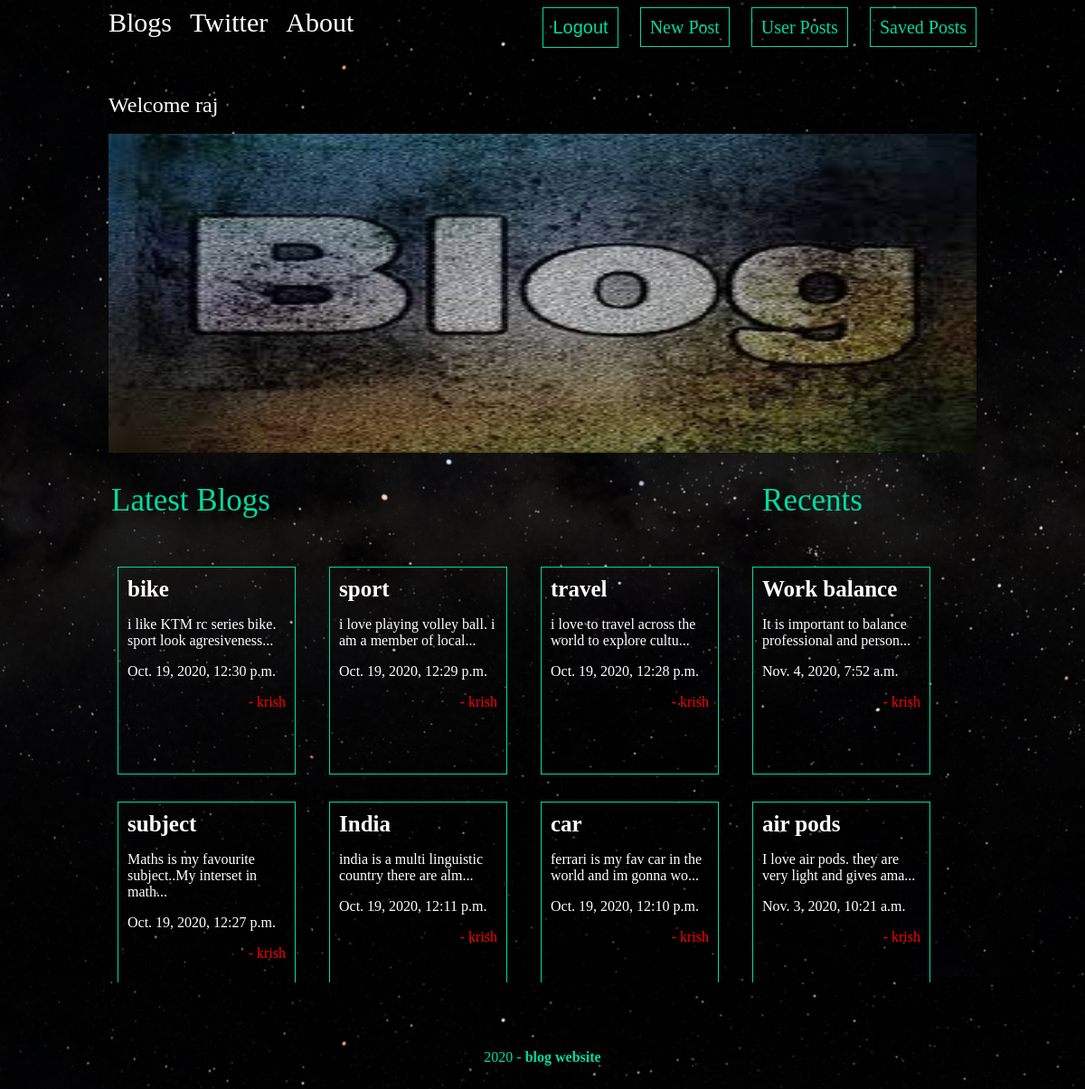
The app's page /Posts/ (signed in) with its own data.
### posts/models.py (models this page shows, shortened)
class Post(models.Model):
    title = models.CharField(max_length=100)
    body = models.TextField()
    date = models.DateTimeField(auto_now_add=True)
    thumb = models.ImageField(default="default.jpg",blank=True)
    author = models.ForeignKey(User,default=None,on_delete=models.CASCADE)
    def snippet(self):
        return self.body[:50] + '...'

### posts/views.py (the view)
def posts_list(request):
    posts = Post.objects.all().order_by('date')
    rem = len(posts)//3
    old_post = posts[:len(posts)-rem+1]
    old_post.reverse()
    recent_post = posts[len(posts)-rem+1:len(posts)]
    recent_post.reverse()
    user = None
    user_auth = request.user.is_authenticated
    if user_auth:
        user = request.user
    return render(request,'posts/posts_list.html',{'old_post':old_post,'user':user,'recent_post':recent_post})

### posts/templates/posts/posts_list.html
{% extends 'base_layout.html' %}
{% block contents %}
    {% if user != None %}
    <h2>Welcome {{user}}</h2>
    {% else %}
    <h2>Welcome</h2>
    {% endif %}
    <br>
    <img src="/media/default.jpg" id="main_img">
    <div class="all-posts">
    <table>
        <tr>
            <td id="i1"><h1>Latest Blogs</h1></td>
            <td id="i2"><h1>Recents</h1></td>
        </tr>
    </table>
    <div class="posts">
        {% for post in old_post %}
        <div class="post">
            <h3><a href="{% url 'posts:detail' name=post.title %}">{{post.title}}</a></h3>
            <p>{{post.snippet}}</p>
            <p>{{post.date}}</p>
            <p class="author">- {{post.author}}</p>
        </div>
        {% endfor %}
    </div>
    <div class="recent-posts">
        {% for post in recent_post %}
        <div class="recent-post">
            <h3><a href="{% url 'posts:detail' name=post.title %}">{{post.title}}</a></h3>
            <p>{{post.snippet}}</p>
            <p>{{post.date}}</p>
            <p class="author">- {{post.author}}</p>
        </div>
        {% endfor %}
    </div>
    </div>
{% endblock %}

### assets/css.css (style rules this page uses)
body { background-image:url(bg.jpg); color:#fff; }
h1,h2,h3,h4,h5 { font-weight:normal; margin:0; }
a,a:hover,a:visited { color:#fff; text-decoration:none; }
div.wrapper h1 { margin:30px auto; font-size:35px; color: #00dba0; }
.all-posts table { width:100%; }
#i1 { width:70%; }
#i2 { width:23%; }
.all-posts { width: 100%; height:650px; margin: 0 auto; }
.recent-posts,.posts { display:grid; padding: 20px 20px 20px 10px; overflow:scroll; grid-gap:30px; }
.recent-post,.post { padding:10px; width: 175px; height:200px; border: 1px solid #00dba0; position:relative; padding-bottom:18px; }
.recent-post h3,.post h3 { font-size:25px; font-weight:bold; }
.posts { width:70%; height:440px; grid-template-columns: 1fr 1fr 1fr; float:left; }
.recent-posts { width:22%; height:440px; grid-template-columns: 1fr; }
#main_img { width:100%; height:45%; position:relative; }
.author { text-align:right; color:red; }

### records on screen
Post: title "bike", snippet "i like KTM rc series bike. sport look agresiveness...", date "Oct. 19, 2020, 12:30 p.m.", author "krish"
Post: title "sport", snippet "i love playing volley ball. i am a member of local...", date "Oct. 19, 2020, 12:29 p.m.", author "krish"
Post: title "travel", snippet "i love to travel across the world to explore cultu...", date "Oct. 19, 2020, 12:28 p.m.", author "krish"
Post: title "subject", snippet "Maths is my favourite subject..My interset in math...", date "Oct. 19, 2020, 12:27 p.m.", author "krish"
Post: title "India", snippet "india is a multi linguistic country there are alm...", date "Oct. 19, 2020, 12:11 p.m.", author "krish"
Post: title "car", snippet "ferrari is my fav car in the world and im gonna wo...", date "Oct. 19, 2020, 12:10 p.m.", author "krish"
Post: title "Work balance", snippet "It is important to balance professional and person...", date "Nov. 4, 2020, 7:52 a.m.", author "krish"
Post: title "air pods", snippet "I love air pods. they are very light and gives ama...", date "Nov. 3, 2020, 10:21 a.m.", author "krish"

### other values on screen
{{ user }} "raj"
